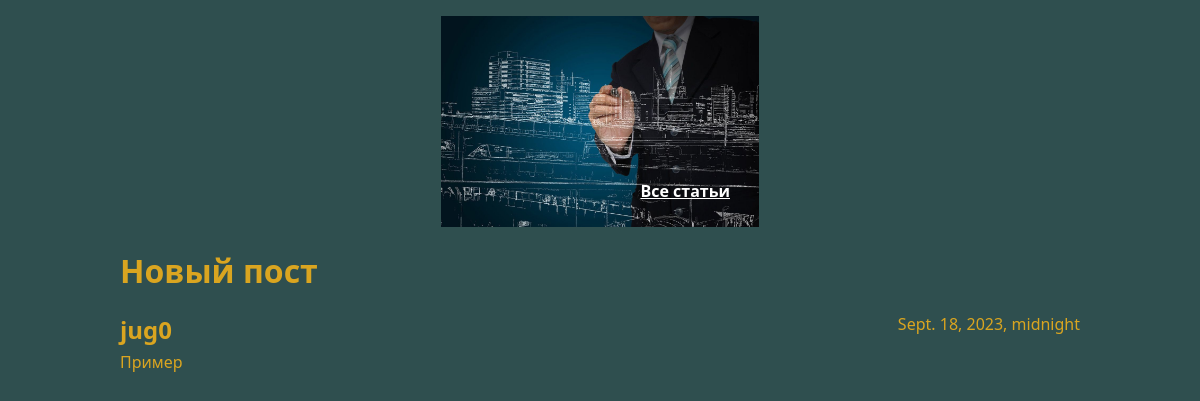
Screenshot of /article/4 with the database file from the repository.
### articles/models.py (models this page shows, shortened)
class Article(models.Model):
    title = models.CharField(max_length=200)
    author = models.ForeignKey(User, on_delete=models.CASCADE)
    text = models.TextField()
    created_date = models.DateTimeField(auto_now_add=True)

### articles/views.py (the view)
# urls.py: path("article/<int:article_id>", get_article, name="article_detail"),
def get_article(request, article_id):
    try:
        post = Article.objects.get(id=article_id)
        return render(request, "article_detail.html", {"post": post})
    except Article.DoesNotExist:
        return Http404

### templates/article_detail.html (shortened to what this page needs)
{% load static %}
<!DOCTYPE html>
<html lang="en">
  <head>
    <link rel="stylesheet" href="{% static 'css/article_detail.css' %}">
  </head>
  <body>
    <div class="article">
        <div class="article-border">
            <p>
                <div class="article-header">
                    <img class="article-image" src="{% static "1.png" %}" alt="image">
                </div>
                <a class="link" href="{% url 'home' %}">Все статьи</a>
            </p>
        </div>
        <div class="post">
            <h1 class="post-title">{{ post.title }}</h1>
            <div class="article-info">
                <h2>
                    <div class="article-author">{{ post.author.username }}</div>
                </h2>
                <div class="article-created-date">{{ post.created_date }}</div>
                <p class="article-text">{{ post.text }}</p>
            </div>
        </div>
    </div>
  </body>
</html>

### static/css/article_detail.css (style rules this page uses)
body { background: #2F4F4F; font-family: system-ui, -apple-system, BlinkMacSystemFont, 'Segoe UI', Roboto, Oxygen, Ubuntu, Cantarell, 'Open Sans', 'Helvetica Neue', sans-serif; color: goldenrod; }
img { display: block; width: 318px; margin-left: auto; margin-right: auto; }
.article { width: 960px; margin-left: auto; margin-right: auto; }
.article-author { width: 50%; float: left; }
.article-created-date { text-align: right; }
.link { color: white; font-weight: bold; position: absolute; right: 470px; top: 180px; }
.article-border p { text-align: right; }
.article-text { width: 960px; text-align: justify; }

### rows the page displays
Article: title "Новый пост", author.username "jug0", created_date "Sept. 18, 2023, midnight", text "Пример"
